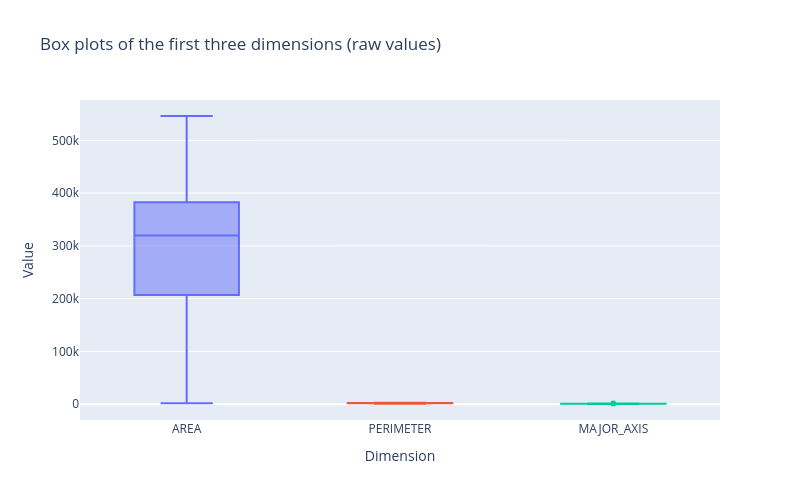

Notebook code cell kept with this figure:
### Markdown cell above
## Task 12: Box plots of the first three dimensions

> Draw box plots for all data points for first three dimensions. X axis have dimensions. The Y axis will have the box
> plots. (See slide 7, lecture 1)

A box plot shows the five-number summary: minimum, Q1, median, Q3, maximum. Points more than 1.5 × IQR beyond the box
are drawn as outliers.

AREA (~300 000 px²) is far larger than PERIMETER and MAJOR_AXIS (~1 000 px), so on raw values the other two boxes become
flat lines. Lecture 2 (slide 11) says to **normalise** attributes in such cases, so the second plot uses range
normalisation $x' = \frac{x - \min(x)}{\max(x) - \min(x)}$, which puts every dimension on $[0, 1]$.

### Code cell
fig = go.Figure()
for i in range(3):
    fig.add_trace(go.Box(y=X[:, i], name=feature_names[i], boxpoints="outliers"))
fig.update_layout(title="Box plots of the first three dimensions (raw values)",
                  xaxis_title="Dimension", yaxis_title="Value", showlegend=False,
                  width=800, height=500)
fig.show()

### Figure 1 — Plotly figure (JSON) as saved in the notebook; plotly's stock layout.template omitted (floating-point values rounded to 4 significant figures; data arrays with more than 128 entries replaced by an {"elided": "..."} marker saying what was removed)
{"data": [{"boxpoints": "outliers", "name": "AREA", "type": "box", "y": {"elided": "898 float values"}}, {"boxpoints": "outliers", "name": "PERIMETER", "type": "box", "y": {"elided": "898 float values"}}, {"boxpoints": "outliers", "name": "MAJOR_AXIS", "type": "box", "y": {"elided": "898 float values"}}], "layout": {"height": 500, "showlegend": false, "title": {"text": "Box plots of the first three dimensions (raw values)"}, "width": 800, "xaxis": {"title": {"text": "Dimension"}}, "yaxis": {"title": {"text": "Value"}}}}
